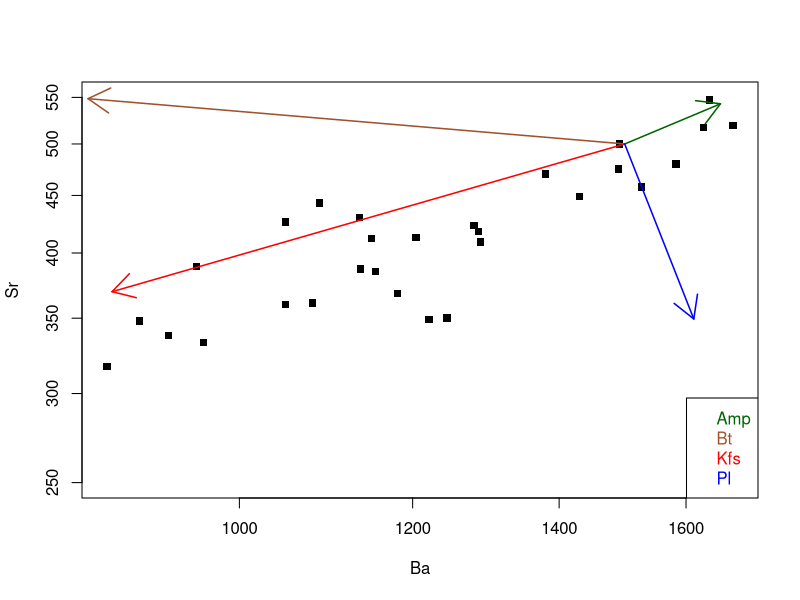

Recreate this plot in R.
WR <- read.table("blatna.data",sep="\t")    # Read whole-rock data
kd <- read.table("hanson.data",sep="\t")    # Partition coefficients

plot(WR[,"Ba"],WR[,"Sr"],xlab="Ba",ylab="Sr",log="xy",pch=15,ylim=c(250,550)) # Binary plot (plain R)

Ba0 <- 1500
Sr0 <- 500
Ba <- Ba0*0.9^(kd[,"Ba"]-1)
Sr <- Sr0*0.9^(kd[,"Sr"]-1)
cols <- c("darkgreen","sienna","red","blue")
arrows(Ba0, Sr0,Ba,Sr,col=cols,lwd=1.5)
legend("bottomright",text.col=cols,legend=rownames(kd)) 
